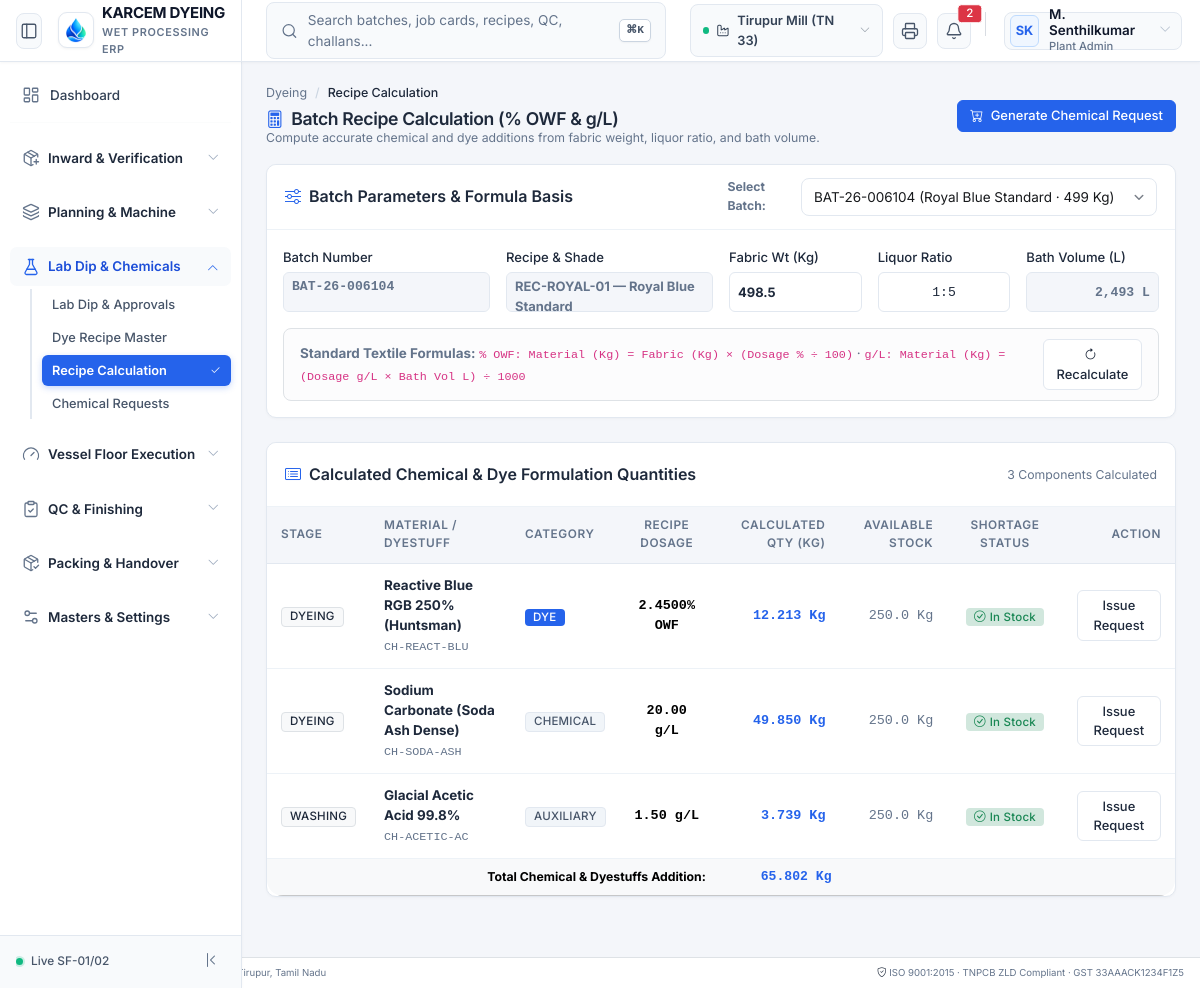
Screenshot of /modules/dyeing/views/recipe-calculation.php with the database file from the repository.
### tables this page shows
CREATE TABLE IF NOT EXISTS dye_batches (
    id BIGINT UNSIGNED AUTO_INCREMENT PRIMARY KEY,
    company_id BIGINT UNSIGNED NOT NULL,
    batch_no VARCHAR(64) NOT NULL UNIQUE,
    production_order_id BIGINT UNSIGNED NULL,
    dye_recipe_id BIGINT UNSIGNED NOT NULL,
    machine_id BIGINT UNSIGNED NOT NULL,
    planned_weight_kg DECIMAL(10,2) NOT NULL,
    actual_loaded_kg DECIMAL(10,2) NOT NULL,
    output_weight_kg DECIMAL(10,2) NOT NULL DEFAULT 0.00,
    water_volume_litres DECIMAL(10,2) NOT NULL DEFAULT 0.00,
    liquor_ratio VARCHAR(20) NOT NULL DEFAULT '1:6',
    operator_name VARCHAR(100) NULL,
    process_start_time DATETIME NULL,
    process_end_time DATETIME NULL,
    reprocess_count INT NOT NULL DEFAULT 0,
    original_batch_id BIGINT UNSIGNED NULL,
    status ENUM('planned', 'loaded', 'dosing', 'dyeing', 'washing', 'unloaded', 'hydro', 'drying', 'compacted', 'completed', 'reprocess') NOT NULL DEFAULT 'planned',
    rejection_reason TEXT NULL,
    created_at DATETIME NOT NULL DEFAULT CURRENT_TIMESTAMP,
    INDEX (company_id),
    INDEX (batch_no)
);

CREATE TABLE IF NOT EXISTS dye_recipes (
    id BIGINT UNSIGNED AUTO_INCREMENT PRIMARY KEY,
    company_id BIGINT UNSIGNED NOT NULL,
    recipe_code VARCHAR(64) NOT NULL,
    shade_name VARCHAR(100) NOT NULL,
    customer_id BIGINT UNSIGNED NULL,
    fabric_composition VARCHAR(100) NOT NULL,
    liquor_ratio VARCHAR(20) NOT NULL DEFAULT '1:6',
    dye_class ENUM('reactive', 'disperse', 'vat', 'pigment', 'direct') NOT NULL DEFAULT 'reactive',
    revision_no INT NOT NULL DEFAULT 1,
    is_approved TINYINT(1) NOT NULL DEFAULT 1,
    approved_by BIGINT UNSIGNED NULL,
    created_at DATETIME NOT NULL DEFAULT CURRENT_TIMESTAMP,
    INDEX (company_id),
    INDEX (recipe_code)
);

CREATE TABLE IF NOT EXISTS dye_recipe_items (
    id BIGINT UNSIGNED AUTO_INCREMENT PRIMARY KEY,
    dye_recipe_id BIGINT UNSIGNED NOT NULL,
    chemical_product_id BIGINT UNSIGNED NOT NULL,
    item_type ENUM('dye', 'chemical', 'auxiliary') NOT NULL,
    dosage_percentage DECIMAL(8,4) NULL,  
    dosage_grams_per_litre DECIMAL(8,2) NULL,  
    process_stage ENUM('scouring_bleaching', 'dyeing', 'washing', 'soaping', 'fixing', 'softening') NOT NULL,
    CONSTRAINT fk_recipe_items_header FOREIGN KEY (dye_recipe_id) REFERENCES dye_recipes(id) ON DELETE CASCADE
);

CREATE TABLE IF NOT EXISTS products (
    id BIGINT UNSIGNED AUTO_INCREMENT PRIMARY KEY,
    company_id BIGINT UNSIGNED NOT NULL,
    sku VARCHAR(64) NOT NULL,
    name VARCHAR(200) NOT NULL,
    category ENUM('cotton_fibre', 'yarn', 'grey_fabric', 'dyed_fabric', 'finished_fabric', 'garment', 'dyes_chemical', 'trims', 'consumable') NOT NULL,
    sub_category VARCHAR(100) NULL,
    base_uom_id BIGINT UNSIGNED NOT NULL,
    tax_code_id BIGINT UNSIGNED NULL,
    hsn_sac VARCHAR(16) NOT NULL,
    standard_cost DECIMAL(18,4) NOT NULL DEFAULT 0.0000,
    standard_price DECIMAL(18,4) NOT NULL DEFAULT 0.0000,
     
    yarn_count VARCHAR(32) NULL,  
    fabric_composition VARCHAR(100) NULL,  
    fabric_gsm INT NULL,  
    fabric_width_inches INT NULL,  
    fabric_construction VARCHAR(64) NULL,  
    shade_family VARCHAR(64) NULL,  
    reorder_level DECIMAL(14,2) NOT NULL DEFAULT 0.00,
    current_stock DECIMAL(18,4) NOT NULL DEFAULT 0.0000,
    is_active TINYINT(1) NOT NULL DEFAULT 1,
    created_at DATETIME NOT NULL DEFAULT CURRENT_TIMESTAMP,
    INDEX (company_id),
    INDEX (sku),
    INDEX (category)
);

### core/Support/Url.php (called while the page is built, shortened)
<?php
class Url {
    private static ?string $base = null;
    public static function base(): string {
        if (self::$base !== null) {
            return self::$base;
        }
        $appUrl = Env::get('APP_URL');
        if (!empty($appUrl)) {
            $parsed = parse_url($appUrl, PHP_URL_PATH);
            self::$base = rtrim($parsed ?: '', '/');
            return self::$base;
        }
        $script = $_SERVER['SCRIPT_NAME'] ?? '';
        $dir = dirname($script);
        self::$base = ($dir === '/' || $dir === '\\') ? '' : rtrim(str_replace('\\', '/', $dir), '/');
        return self::$base;
    }
    public static function to(string $path = ''): string {
        $base = self::base();
        $path = '/' . ltrim($path, '/');
        if ($base !== '' && ($path === $base || str_starts_with($path, $base . '/'))) {
            return $path;
        }
        return $base . $path;
    }
}

### core/Support/Env.php (called while the page is built, shortened)
<?php
class Env {
    private static ?array $data = null;
    public static function load(string $filePath): void {
        if (!file_exists($filePath)) {
            return;
        }
        self::$data = [];
    }
    public static function get(string $key, mixed $default = null): mixed {
        return self::$data[$key] ?? getenv($key) ?? $default;
    }
}

### config/database.php (called while the page is built, shortened)
<?php
require_once __DIR__ . '/../core/Support/Env.php';
return [
    'driver'    => 'mysql',
    'host'      => Env::get('DB_HOST', '127.0.0.1'),
    'port'      => (int)Env::get('DB_PORT', 3306),
    'database'  => Env::get('DB_DATABASE', 'textile_erp'),
    'username'  => Env::get('DB_USERNAME', 'root'),
    'password'  => Env::get('DB_PASSWORD', ''),
    'charset'   => 'utf8mb4',
    'collation' => 'utf8mb4_unicode_ci',
    'options'   => [
        PDO::ATTR_ERRMODE            => PDO::ERRMODE_EXCEPTION,
        PDO::ATTR_DEFAULT_FETCH_MODE => PDO::FETCH_ASSOC,
        PDO::ATTR_EMULATE_PREPARES   => false,
    ]
];

### core/Database/Database.php (called while the page is built, shortened)
<?php
class Database {
    private static ?PDO $pdo = null;
    public static function getConnection(): PDO {
        if (self::$pdo === null) {
            $config = require dirname(__DIR__, 2) . '/config/database.php';
            $dsn = "mysql:host={$config['host']};port={$config['port']};dbname={$config['database']};charset={$config['charset']}";
            try {
                self::$pdo = new PDO($dsn, $config['username'], $config['password'], $config['options']);
            } catch (Exception $e) {
                throw new Exception("Database Connection Failed: " . $e->getMessage());
            }
        }
        return self::$pdo;
    }
    public static function fetchAll(string $sql, array $params = []): array {
        $stmt = self::getConnection()->prepare($sql);
        $stmt->execute($params);
        return $stmt->fetchAll();
    }
    public static function fetch(string $sql, array $params = []): ?array {
        $stmt = self::getConnection()->prepare($sql);
        $stmt->execute($params);
        $row = $stmt->fetch();
        return $row ?: null;
    }
}

### modules/dyeing/views/recipe-calculation.php (the view, shortened to what this page needs)
<?php
$batchId = (int)($_GET['batch_id'] ?? 1);
$batch = Database::fetch("
    SELECT b.*, r.recipe_code, r.shade_name, r.dye_class, m.name as machine_name, m.code as machine_code
    FROM dye_batches b
    JOIN dye_recipes r ON b.dye_recipe_id = r.id
    JOIN machines m ON b.machine_id = m.id
    WHERE b.id = ?
", [$batchId]);
$recipeItems = [];
if ($batch) {
    $recipeItems = Database::fetchAll("
        SELECT ri.*, p.name as chem_name, p.sku as chem_sku,
               COALESCE((SELECT SUM(quantity_base_uom) FROM inventory_movements WHERE product_id = p.id), 250.0) as available_stock
        FROM dye_recipe_items ri
        JOIN products p ON ri.chemical_product_id = p.id
        WHERE ri.dye_recipe_id = ?
        ORDER BY ri.process_stage ASC
    ", [$batch['dye_recipe_id']]);
}
require_once dirname(__DIR__, 3) . '/includes/header.php';
require_once dirname(__DIR__, 3) . '/includes/sidebar.php';
$fabricKg = (float)($batch['actual_loaded_kg'] ?: $batch['planned_weight_kg']);
$lrRatio = 6.0;
if (preg_match('/1:([0-9\.]+)/', $batch['liquor_ratio'] ?? '1:6', $m)) {
    $lrRatio = (float)$m[1];
}
$bathVolume = $fabricKg * $lrRatio;
?>
<main class="cz-main">
  <div class="cz-content p-4">
    <div class="d-flex flex-wrap justify-content-between align-items-center mb-3 gap-2">
      <div>
        <nav aria-label="breadcrumb">
          <ol class="breadcrumb mb-1 small">
            <li class="breadcrumb-item"><a href="<?= Url::to('/dyeing/dashboard') ?>">Dyeing</a></li>
            <li class="breadcrumb-item active">Recipe Calculation</li>
          </ol>
        </nav>
        <h1 class="h4 fw-bold text-dark mb-0"><i class="bi bi-calculator text-primary me-2"></i>Batch Recipe Calculation (% OWF & g/L)</h1>
        <p class="text-secondary small mb-0">Compute accurate chemical and dye additions from fabric weight, liquor ratio, and bath volume.</p>
      </div>
      <div class="d-flex gap-2">
        <a href="<?= Url::to('/dyeing/chemical-requests?batch_id=' . ($batch['id'] ?? 1)) ?>" class="btn btn-dark btn-sm">
          <i class="bi bi-cart-plus me-1"></i> Generate Chemical Request
        </a>
      </div>
    </div>
    <div class="cz-panel mb-4">
      <div class="cz-panel-head d-flex justify-content-between align-items-center">
        <h2 class="h6 fw-bold mb-0 text-dark"><i class="bi bi-sliders text-primary me-2"></i>Batch Parameters & Formula Basis</h2>
        <div class="d-flex align-items-center gap-2">
          <label class="small text-secondary fw-bold">Select Batch:</label>
        </div>
      </div>
      <div class="p-3">
        <div class="row g-3">
          <div class="col-md-3">
            <label class="form-label small text-secondary fw-bold">Batch Number</label>
            <div class="form-control form-control-sm bg-light font-monospace fw-bold text-primary"><?= htmlspecialchars($batch['batch_no']) ?></div>
          </div>
          <div class="col-md-3">
            <label class="form-label small text-secondary fw-bold">Recipe & Shade</label>
            <div class="form-control form-control-sm bg-light fw-bold"><?= htmlspecialchars($batch['recipe_code']) ?> — <?= htmlspecialchars($batch['shade_name']) ?></div>
          </div>
          <div class="col-md-2">
            <label class="form-label small text-secondary fw-bold">Fabric Wt (Kg)</label>
            <input type="number" id="calcFabricKg" class="form-control form-control-sm fw-bold" value="<?= $fabricKg ?>">
          </div>
          <div class="col-md-2">
            <label class="form-label small text-secondary fw-bold">Liquor Ratio</label>
            <input type="text" id="calcLr" class="form-control form-control-sm font-monospace text-center" value="<?= htmlspecialchars($batch['liquor_ratio']) ?>">
          </div>
          <div class="col-md-2">
            <label class="form-label small text-secondary fw-bold">Bath Volume (L)</label>
            <input type="text" id="calcBathVol" class="form-control form-control-sm bg-light font-monospace fw-bold text-end" readonly value="<?= number_format($bathVolume, 0) ?> L">
          </div>
        </div>
        <div class="alert alert-light border mt-3 mb-0 p-2 d-flex justify-content-between align-items-center small text-secondary">
          <div>
            <strong>Standard Textile Formulas:</strong>
            <code>% OWF: Material (Kg) = Fabric (Kg) × (Dosage % ÷ 100)</code> ·
            <code>g/L: Material (Kg) = (Dosage g/L × Bath Vol L) ÷ 1000</code>
          </div>
          <button class="btn btn-sm btn-outline-dark" onclick="recalculateFormulas()"><i class="bi bi-arrow-clockwise me-1"></i> Recalculate</button>
        </div>
      </div>
    </div>
    <div class="cz-panel">
      <div class="cz-panel-head d-flex justify-content-between align-items-center">
        <h2 class="h6 fw-bold mb-0 text-dark"><i class="bi bi-card-list text-primary me-2"></i>Calculated Chemical & Dye Formulation Quantities</h2>
        <span class="small text-secondary"><?= count($recipeItems) ?> Components Calculated</span>
      </div>
      <div class="table-responsive">
        <table class="table table-hover align-middle mb-0 small" id="calcTable">
          <thead class="table-light">
            <tr>
              <th>Stage</th>
              <th>Material / Dyestuff</th>
              <th>Category</th>
              <th class="text-center">Recipe Dosage</th>
              <th class="text-end">Calculated Qty (Kg)</th>
              <th class="text-end">Available Stock</th>
              <th class="text-center">Shortage Status</th>
              <th class="text-end">Action</th>
            </tr>
          </thead>
          <tbody>
            <?php
              $totalChemKg = 0.0;
              foreach ($recipeItems as $it):
                $calcKg = 0.0;
                if ($it['dosage_percentage'] !== null) {
                    $calcKg = ($fabricKg * (float)$it['dosage_percentage']) / 100;
                } elseif ($it['dosage_grams_per_litre'] !== null) {
                    $calcKg = ((float)$it['dosage_grams_per_litre'] * $bathVolume) / 1000;
                }
                $totalChemKg += $calcKg;
                $hasStock = ($it['available_stock'] >= $calcKg);
            ?>
              <tr data-pct="<?= $it['dosage_percentage'] ?>" data-gl="<?= $it['dosage_grams_per_litre'] ?>" data-stock="<?= $it['available_stock'] ?>">
                <td>
                  <span class="badge bg-light text-dark border text-uppercase" style="font-size:0.7rem;">
                    <?= str_replace('_', ' ', $it['process_stage']) ?>
                  </span>
                </td>
                <td>
                  <div class="fw-bold text-dark"><?= htmlspecialchars($it['chem_name']) ?></div>
                  <code class="text-secondary"><?= htmlspecialchars($it['chem_sku']) ?></code>
                </td>
                <td>
                  <span class="badge bg-<?= $it['item_type'] === 'dye' ? 'primary' : 'secondary' ?>">
                    <?= strtoupper($it['item_type']) ?>
                  </span>
                </td>
                <td class="text-center font-monospace fw-semibold">
                  <?= $it['dosage_percentage'] !== null ? $it['dosage_percentage'] . '% OWF' : $it['dosage_grams_per_litre'] . ' g/L' ?>
                </td>
                <td class="text-end font-monospace fw-bold text-primary calc-qty-cell">
                  <?= number_format($calcKg, 3) ?> Kg
                </td>
                <td class="text-end text-muted font-monospace">
                  <?= number_format($it['available_stock'], 1) ?> Kg
                </td>
                <td class="text-center">
                  <?php if ($hasStock): ?>
                    <span class="badge bg-success-subtle text-success"><i class="bi bi-check-circle me-1"></i>In Stock</span>
                  <?php else: ?>
                    <span class="badge bg-danger-subtle text-danger"><i class="bi bi-exclamation-triangle me-1"></i>Shortage</span>
                  <?php endif; ?>
                </td>
                <td class="text-end">
                  <a href="<?= Url::to('/dyeing/chemical-requests?batch_id=' . $batch['id']) ?>" class="btn btn-sm btn-outline-dark">
                    Issue Request
                  </a>
                </td>
              </tr>
            <?php endforeach; ?>
          </tbody>
          <tfoot class="table-light">
            <tr>
              <th colspan="4" class="text-end fw-bold">Total Chemical & Dyestuffs Addition:</th>
              <th class="text-end fw-bold font-monospace text-primary fs-6" id="totalCalcKg">
                <?= number_format($totalChemKg, 3) ?> Kg
              </th>
              <th colspan="3"></th>
            </tr>
          </tfoot>
        </table>
      </div>
    </div>
  </div>
</main>
<?php
require_once dirname(__DIR__, 3) . '/includes/footer.php';

### assets/css/my-page-ui.css (style rules this page uses)
:root { --primary-blue: #0d6efd; --primary-soft: #e7f1ff; --success-green: #198754; --success-soft: #e8f5e9; --warning-yellow: #ffc107; --warning-soft: #fff9e6; --danger-red: #dc3545; --danger-soft: #ffebee; --gray-soft: #f8f9fa; --text-main: #212529; --text-muted: #6c757d; }

### rows the page displays
dye_batches: batch_no "BAT-26-006104", dye_recipe.recipe_code "REC-ROYAL-01", dye_recipe.shade_name "Royal Blue Standard", actual_loaded_kg "498.5", liquor_ratio "1:5", actual_loaded_kg "2,493 L", actual_loaded_kg.dosage_percentage "12.213"
dye_recipe_items: process_stage "DYEING", products.name "Reactive Blue RGB 250% (Huntsman)", products.sku "CH-REACT-BLU", item_type "DYE", dosage_percentage "2.4500", available_stock "250.0", shows "In Stock"
dye_recipe_items: process_stage "DYEING", products.name "Sodium Carbonate (Soda Ash Dense)", products.sku "CH-SODA-ASH", item_type "CHEMICAL", dosage_grams_per_litre "20.00", dosage_grams_per_litre.actual_loaded_kg "49.850", available_stock "250.0", shows "In Stock"
dye_recipe_items: process_stage "WASHING", products.name "Glacial Acetic Acid 99.8%", products.sku "CH-ACETIC-AC", item_type "AUXILIARY", dosage_grams_per_litre "1.50", dosage_grams_per_litre.actual_loaded_kg "3.739", available_stock "250.0", shows "In Stock"

### other values shown
$_SESSION['active_branch_name'] "Tirupur Mill (TN 33)"
$currentUser['initials'] "SK"
$currentUser['full_name'] "M. Senthilkumar"
$grp['title'] "Inward & Verification"
$grp['title'] "Planning & Machine"
$grp['title'] "Lab Dip & Chemicals"
$item['label'] "Lab Dip & Approvals"
$item['label'] "Dye Recipe Master"
$item['label'] "Recipe Calculation"
$item['label'] "Chemical Requests"
$grp['title'] "Vessel Floor Execution"
$grp['title'] "QC & Finishing"
$grp['title'] "Packing & Handover"
$grp['title'] "Masters & Settings"
count($recipeItems) "3"
